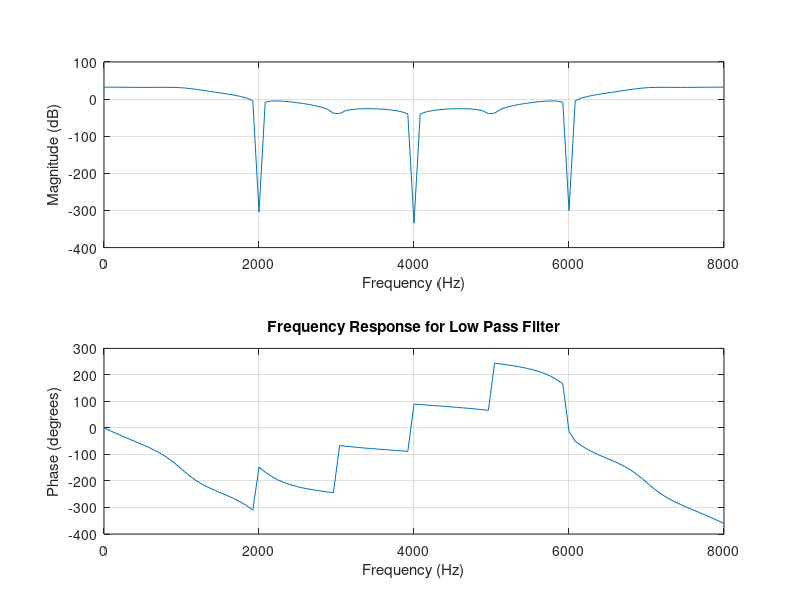
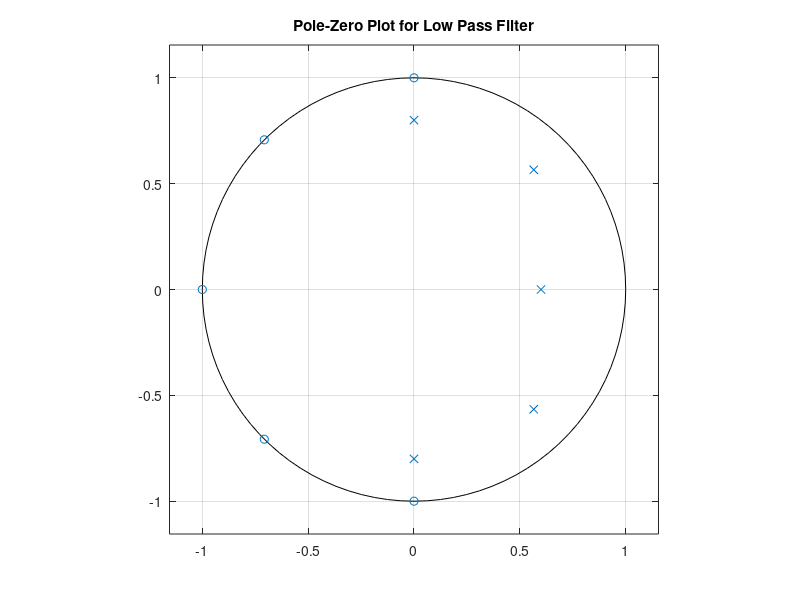
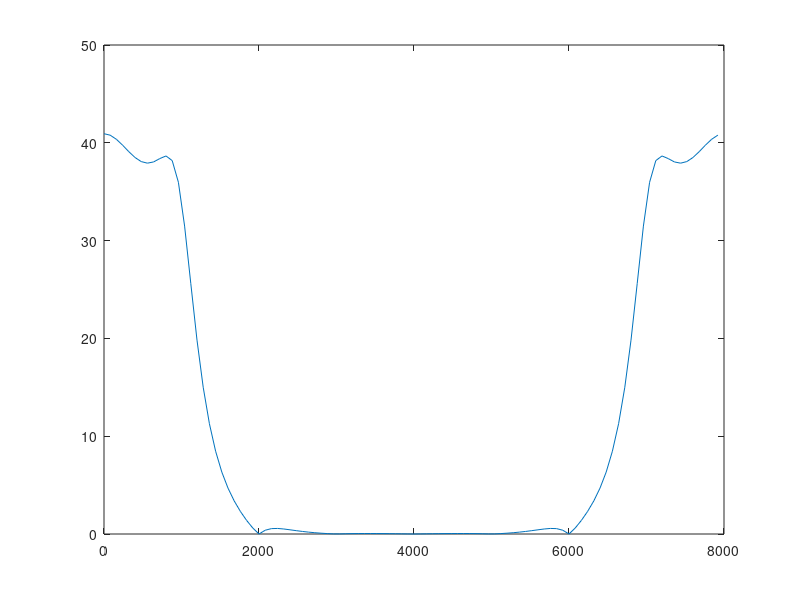
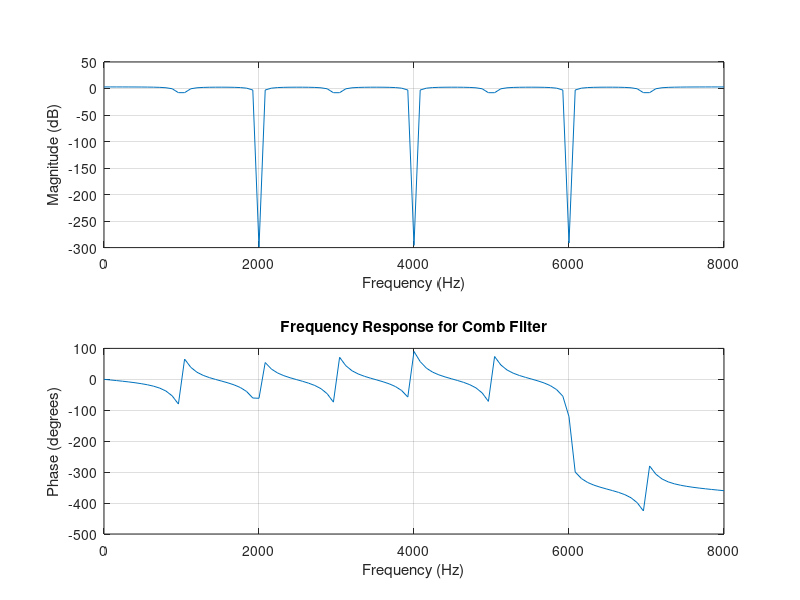

Reproduce these figures in MATLAB, in order.
%% Discusion 10 Filtering Examples

%% Low pass filter

% location of zeros and poles
zs = exp(j*pi*[0.5 -0.5 0.75 -0.75 1]);
ps = [0.6 0.8 0.8 0.8 0.8].*exp(j*pi*[0 0.25 -0.25 0.5 -0.5]);
%ps = 0.6;

% coefficients of numerator of the transfer function H(z)
b = poly(zs);

% coefficients of denominator of the transfer function H(z)
a = poly(ps);

fs = 8000;
plot_length = 100;
figure; freqz(b,a, plot_length, fs); title('Frequency Response for Low Pass Filter');
figure; zplane(b,a); title('Pole-Zero Plot for Low Pass Filter');

%% What is happening when we use freqz?

[h,f] = freqz(b,a, plot_length, fs);
% h is a complex vector that contains the magnitude response
% f is the frequencies corresponding to h

% To see the magnitude of the frequency response |H(w)|
figure; plot(f,abs(h));

% Note that freqz has this same plot, but in dB: scaled by logarithm

% Question: why does freqz only output/plot half of the spectrum? What are they
% assuming?

%% Comb filter 

zs = exp(j*pi*[0.25 -0.25 0.5 -0.5 0.75 -0.75 1]);
ps = 0.9*exp(j*pi*[0.25 -0.25 0.5 -0.5 0.75 -0.75 1]);

b = poly(zs);
a = poly(ps);

fs = 8000;
plot_length = 100;
figure; freqz(b,a, plot_length, fs); title('Frequency Response for Comb Filter');
figure; zplane(b,a); title('Pole-Zero Plot for Comb Filter');

%% Butterworth filter

% normalized cutoff frequency, between 0 and 1 (corresponding to 0 and pi)
cutoff = 0.4;
butter_order = 10;
[zs, ps, k] = butter(butter_order, cutoff, 'low'); % or 'high'
b = poly(zs);
a = poly(ps);

fs = 8000;
plot_length = 100;
figure; freqz(b,a, plot_length, fs); title('Frequency Response for Butterworth Filter');
figure; zplane(b,a); title('Pole-Zero Plot for Butterworth Filter');
%%
bands = [0.2 0.3];
butter_order = 3;
[zs, ps, k] = butter(butter_order, bands, 'stop'); % or 'bandpass'
b = poly(zs);
a = poly(ps);

fs = 8000;
plot_length = 100;
figure; freqz(b,a, plot_length, fs); title('Frequency Response for Butterworth Filter');
figure; zplane(b,a); title('Pole-Zero Plot for Butterworth Filter');
